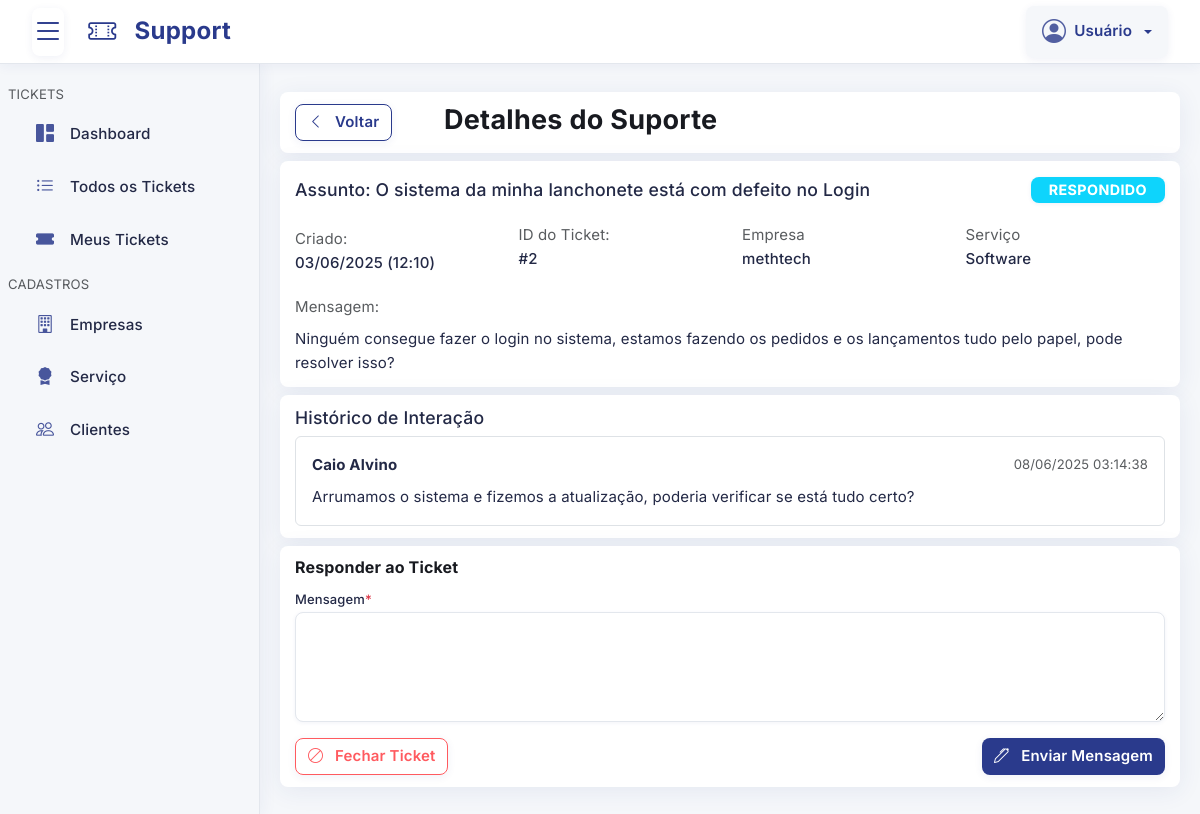
The page /pages/suporte/detalhes.php?id=2 on the database its author committed.
### tables this page shows
CREATE TABLE `suporte` (
  `id` int(11) NOT NULL,
  `empresa_id` int(11) NOT NULL,
  `servico_id` int(11) NOT NULL,
  `cliente_id` int(11) NOT NULL,
  `usuario_id` int(11) DEFAULT NULL COMMENT 'Só é atribuído manualmente ou se interagir com o SUPORTE',
  `assunto` longtext NOT NULL,
  `status` varchar(255) NOT NULL DEFAULT 'ABERTO' COMMENT 'ABERTO, FECHADO, RESPONDIDO, AGUARDANDO_SUPORTE',
  `situacao` tinyint(1) NOT NULL DEFAULT 1 COMMENT '0 = INATIVO ou 1 = ATIVO',
  `cadastrado` timestamp NULL DEFAULT current_timestamp(),
  `alterado` timestamp NULL DEFAULT current_timestamp() ON UPDATE current_timestamp()
);

CREATE TABLE `empresa` (
  `id` int(11) NOT NULL,
  `nome` varchar(255) NOT NULL,
  `situacao` tinyint(1) NOT NULL DEFAULT 1 COMMENT '0 = INATIVO ou 1 = ATIVO',
  `cadastrado` timestamp NULL DEFAULT current_timestamp(),
  `alterado` timestamp NULL DEFAULT current_timestamp() ON UPDATE current_timestamp()
);

CREATE TABLE `servico` (
  `id` int(11) NOT NULL,
  `nome` varchar(255) NOT NULL,
  `situacao` tinyint(1) NOT NULL DEFAULT 1 COMMENT '0 = INATIVO ou 1 = ATIVO',
  `cadastrado` timestamp NULL DEFAULT current_timestamp(),
  `alterado` timestamp NULL DEFAULT current_timestamp() ON UPDATE current_timestamp()
);

CREATE TABLE `suporte_mensagem` (
  `id` int(11) NOT NULL,
  `suporte_id` int(11) NOT NULL,
  `mensagem` longtext NOT NULL,
  `proprietario` varchar(255) DEFAULT NULL COMMENT 'CLIENTE ou USUARIO',
  `respondido` tinyint(1) DEFAULT 1 COMMENT '0 = INATIVO ou 1 = ATIVO',
  `cadastrado` timestamp NULL DEFAULT current_timestamp(),
  `alterado` timestamp NULL DEFAULT current_timestamp() ON UPDATE current_timestamp()
);

CREATE TABLE `usuario` (
  `id` int(11) NOT NULL,
  `grupo_id` int(11) NOT NULL,
  `nome` varchar(255) NOT NULL,
  `email` varchar(255) NOT NULL,
  `senha` varchar(255) NOT NULL,
  `token` varchar(255) DEFAULT NULL COMMENT 'TOKEN PARA VALIDAÇÕES',
  `situacao` tinyint(1) NOT NULL DEFAULT 1 COMMENT '0 = INATIVO ou 1 = ATIVO',
  `cadastrado` timestamp NULL DEFAULT current_timestamp(),
  `alterado` timestamp NULL DEFAULT current_timestamp() ON UPDATE current_timestamp()
);

### config/Database.php (called while the page is built, shortened)
<?php
class Database
{
    private $host = "localhost";
    private $dbName = "support_ticket_manager";
    private $username = "root";
    private $password = "";
    private $pdo;
    private function connect()
    {
        $dsn = "mysql:host={$this->host};dbname={$this->dbName};";
        try {
            $this->pdo = new PDO(
                $dsn,
                $this->username,
                $this->password,
                array(PDO::MYSQL_ATTR_INIT_COMMAND => "SET NAMES utf8")
            );
            $this->pdo->setAttribute(PDO::ATTR_ERRMODE, PDO::ERRMODE_EXCEPTION);
            $this->pdo->setAttribute(PDO::ATTR_DEFAULT_FETCH_MODE, PDO::FETCH_ASSOC);
        } catch (PDOException $e) {
            $this->error = $e->getMessage();
            die("Erro ao conectar ao banco de dados: {$this->error}");
        }
    }
    public function getConnection()
    {
        try {
            return $this->pdo;
        } catch (PDOException $e) {
            $this->error = $e->getMessage();
            die("Erro ao conectar ao banco de dados: {$this->error}");
        }
    }
}

### config/Suporte.php (called while the page is built, shortened)
<?php
class Suporte
{
    private $db;
    public function __construct($db)
    {
        $this->db = $db;
    }
    public function pegarPorId($id = null)
    {
        try {
            $query = "SELECT `suporte`.*,
                `cliente`.`nome_fantasia` AS cliente_nome_fantasia,
                `cliente`.`razao_social` AS cliente_razao_social,
                `cliente`.`responsavel_nome` AS cliente_responsavel_nome,
                `cliente`.`responsavel_email` AS cliente_responsavel_email,
                `servico`.`nome` AS servico_nome,
                `usuario`.`nome` AS usuario_nome,
                `empresa`.`nome` AS empresa_nome
                FROM `suporte`
                LEFT JOIN `cliente` ON `cliente`.`id` = `suporte`.`cliente_id`
                LEFT JOIN `usuario` ON `usuario`.`id` = `suporte`.`usuario_id`
                LEFT JOIN `empresa` ON `empresa`.`id` = `suporte`.`empresa_id`
                LEFT JOIN `servico` ON `servico`.`id` = `suporte`.`servico_id`
                WHERE `suporte`.`id` = :id LIMIT 1";
            $stmt = $this->db->prepare($query);
            $stmt->bindValue(":id", (int)$id, PDO::PARAM_INT);
            $stmt->execute();
            $registro = $stmt->fetch(PDO::FETCH_OBJ);
            return $registro;
        } catch (\Throwable $th) {
            error_log("Erro em pegarPorId: " . $th->getMessage());
            return null;
        }
    }
}

### config/SuporteMensagem.php (called while the page is built, shortened)
<?php
class SuporteMensagem
{
    private $db;
    public function __construct($db)
    {
        $this->db = $db;
    }
    public function pegarPorSuporteId($suporte_id = NULL)
    {
        try {
            $query = "SELECT `suporte_mensagem`.* FROM `suporte_mensagem`
                        WHERE `suporte_mensagem`.`suporte_id` = :suporte_id
                        ORDER BY `suporte_mensagem`.`cadastrado` ASC";
            $stmt = $this->db->prepare($query);
            $stmt->bindParam(":suporte_id", $suporte_id, PDO::PARAM_INT);
            $stmt->execute();
            $registro = $stmt->fetchAll(PDO::FETCH_OBJ);
            return $registro;
        } catch (\Throwable $th) {
            return [];
        }
    }
}

### pages/suporte/detalhes.php (the view, shortened to what this page needs)
<?php include("../template/topo.php"); ?>
<?php
$id = isset($_GET["id"]) ? $_GET["id"] : NULL;
$suporte_registro = $classSuporte->pegarPorId($id);
$mensagem_registro = $classSuporteMensagem->pegarPorSuporteId($id);
?>
<div class="suporte-mensagem-detalhe mt-2">
    <?php if (!$suporte_registro): ?>
        <div class="error-container text-center py-5">
            <div class="error-icon mb-4">
                <i class="bi-exclamation-circle display-1 text-danger"></i>
            </div>
            <h2 class="error-title mb-3 text-muted">Suporte não encontrado!</h2>
            <p class="error-message text-muted mb-4">O suporte que você está procurando não existe ou foi removido.</p>
            <a href="index.php" class="btn btn-voltar botao-noty-voltar">
                <i class="bi-arrow-left me-2"></i>
                Voltar para a lista de Suporte
            </a>
        </div>
    <?php else: ?>
        <div class="sessao">
            <div class="row">
                <div class="col-xl-2 col-lg-2 col-md-4 col-sm-12 col-12">
                    <a href="#" onclick="history.back(); return false;" class="btn btn-voltar botao-noty-voltar">
                        <i class="bi-chevron-left me-2"></i>
                        Voltar
                    </a>
                </div>
                <div class="col-xl-10 col-lg-10 col-md-8 col-sm-12 col-12">
                    <h1 class="titulo">Detalhes do Suporte</h1>
                </div>
            </div>
        </div>
        <div class="sessao">
            <div class="d-flex justify-content-between align-items-center mb-3">
                <h2 class="subtitulo mb-0">Assunto: <?php echo isset($suporte_registro->assunto) ? htmlspecialchars($suporte_registro->assunto) : '-' ?></h2>
                <p class="fw-bold my-1">
                    <?php if (isset($suporte_registro->status) && $suporte_registro->status == "ABERTO"): ?>
                        <span class="badge text-bg-success">ABERTO</span>
                    <?php elseif (isset($suporte_registro->status) && $suporte_registro->status == "AGUARDANDO_SUPORTE"): ?>
                        <span class="badge text-bg-warning">AGUARDANDO SUPORTE</span>
                    <?php elseif (isset($suporte_registro->status) && $suporte_registro->status == "RESPONDIDO"): ?>
                        <span class="badge text-bg-info">RESPONDIDO</span>
                    <?php else: ?>
                        <span class="badge text-bg-danger">FECHADO</span>
                    <?php endif; ?>
                </p>
            </div>
            <div class="row">
                <div class="col-md-3 col-sm-6">
                    <p class="my-1">
                        <?php if (isset($suporte_registro->status) && $suporte_registro->status == "FECHADO"): ?>
                            <span class="text-muted d-block">Fechado:</span>
                            <span class="fw-medium"><?php echo !empty($suporte_registro->alterado) ? date("d/m/Y (H:i)", strtotime($suporte_registro->alterado)) : '-' ?></span>
                        <?php else: ?>
                            <span class="text-muted d-block">Criado:</span>
                            <span class="fw-medium"><?php echo !empty($suporte_registro->cadastrado) ? date("d/m/Y (H:i)", strtotime($suporte_registro->cadastrado)) : '-' ?></span>
                        <?php endif ?>
                    </p>
                </div>
                <div class="col-md-3 col-sm-6">
                    <span class="text-muted d-block">ID do Ticket:</span>
                    <span class="fw-medium">#<?php echo isset($suporte_registro->id) ? htmlspecialchars($suporte_registro->id) : '-' ?></span>
                </div>
                <div class="col-md-3 col-sm-6">
                    <span class="text-muted d-block">Empresa</span>
                    <span class="fw-medium"><?php echo isset($suporte_registro->empresa_nome) ? htmlspecialchars($suporte_registro->empresa_nome) : '-' ?></span>
                </div>
                <div class="col-md-3 col-sm-6">
                    <span class="text-muted d-block">Serviço</span>
                    <span class="fw-medium"><?php echo isset($suporte_registro->servico_nome) ? htmlspecialchars($suporte_registro->servico_nome) : '-' ?></span>
                </div>
                <div class="col-md-12 mt-3">
                    <span class="meta-label text-muted d-block mb-2">Mensagem:</span>
                    <?php if (isset($mensagem_registro[0])): ?>
                        <?php echo htmlspecialchars($mensagem_registro[0]->mensagem) ?>
                    <?php else: ?>
                        <span class="text-muted">Nenhuma mensagem cadastrada.</span>
                    <?php endif; ?>
                </div>
            </div>
        </div>
        <div class="sessao">
            <h2 class="subtitulo mb-0">Histórico de Interação</h2>
            <?php
            $historico_mensagens = (is_array($mensagem_registro) && count($mensagem_registro) > 1) ? array_slice($mensagem_registro, 1) : [];
            foreach ($historico_mensagens as $mensagens):
            ?>
                <div class=" p-3 border border-1 rounded mt-2">
                    <div class="d-flex justify-content-between align-items-center mb-2">
                        <?php if ($mensagens->proprietario == "CLIENTE"): ?>
                            <span class="usuario-nome-cliente fw-bold">
                                <?php
                                echo $suporte_registro->cliente_nome_fantasia ? htmlspecialchars($suporte_registro->cliente_nome_fantasia) : ($suporte_registro->cliente_responsavel_nome ? htmlspecialchars($suporte_registro->cliente_responsavel_nome) : 'Cliente');
                                ?>
                            </span>
                        <?php else: ?>
                            <span class="usuario-nome-suporte fw-bold">
                                <?php
                                echo $suporte_registro->usuario_nome ? htmlspecialchars($suporte_registro->usuario_nome) : 'Suporte';
                                ?>
                            </span>
                        <?php endif; ?>
                        <span class="text-muted small"><?php echo date('d/m/Y H:i:s', strtotime($mensagens->cadastrado)); ?></span>
                    </div>
                    <div class="">
                        <?php echo htmlspecialchars($mensagens->mensagem) ?>
                    </div>
                </div>
            <?php endforeach ?>
        </div>
        <div class="sessao" <?php echo $suporte_registro->status != "FECHADO" ? '' : 'style="display:none;"'; ?>>
            <form id="suporte-mensagem-detalhe" data-action="suporte-mensagem/cadastrar.php">
                <h6>Responder ao Ticket</h6>
                <div class="row">
                    <div class="col-xl-12 col-lg-12 col-md-12 col-sm-12 col-12 mb-3">
                        <label for="mensagem">Mensagem<span class="mensagem-campo-obrigatorio text-danger">*</span></label>
                        <textarea class="form-control" name="mensagem" id="mensagem"></textarea>
                    </div>
                </div>
                <div class="d-flex justify-content-between">
                    <button class="btn btn-excluir botao-noty-voltar" type="submit">
                        <i class="bi-ban me-2"></i>
                        Fechar Ticket
                    </button>
                    <button class="btn btn-confirmar botao-noty-ativo" type="submit">
                        <i class="bi-pen me-2"></i>
                        Enviar Mensagem
                    </button>
                </div>
            </form>
        </div>
    <?php endif ?>
</div>
<?php include("../template/rodape.php"); ?>

### rows shown on the page
suporte: assunto "O sistema da minha lanchonete está com defeito no Login", cadastrado "03/06/2025 (12:10)", id "2", empresa.nome "methtech", servico.nome "Software"
suporte_mensagem: mensagem "Ninguém consegue fazer o login no sistema, estamos fazendo os pedidos e os lançamentos tudo pelo papel, pode resolver isso?"
suporte_mensagem: cadastrado "08/06/2025 03:14:38", mensagem "Arrumamos o sistema e fizemos a atualização, poderia verificar se está tudo certo?"
usuario: nome "Caio Alvino"
